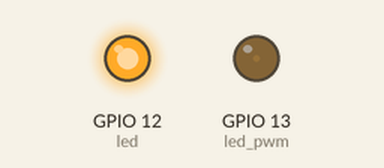
Recording of a program running on a simulated ESP32 board running MicroPython. Parts: output pins drawn as LEDs (lit = HIGH).

Above: at 0.05 s.
At 1.05 s:
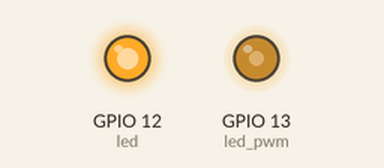
At 2.05 s:
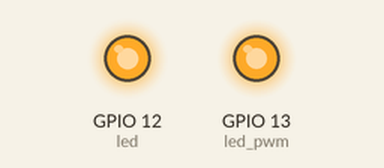
At 4.1 s:
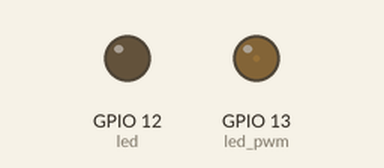
Timing chart, 0 to 5.4 s (numbered marks = the images above):
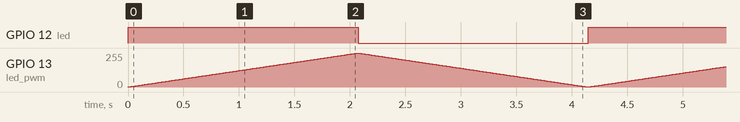

The program:

practice11-00.py
```python
from machine import Pin, PWM
import time

# GPIOピンの番号を指定（例: 13番ピン）
pwm_pin = 13
led_pin = 12

# Pinオブジェクトを作成
led_pwm = Pin(pwm_pin, Pin.OUT)
led = Pin(led_pin, Pin.OUT)


# PWMオブジェクトを作成
pwm = PWM(led_pwm)

# PWMの周波数を設定（例: 500Hz）
pwm.freq(50)

# 明るさを徐々に変更するループ
while True:
    # LEDを徐々に明るくする
    led.on()
    for duty in range(0, 1024):
        pwm.duty(duty)
        time.sleep(0.002)
    # LEDを徐々に暗くする
    led.off()
    for duty in range(1023, -1, -1):
        pwm.duty(duty)
        time.sleep(0.002)
```

Measured:
- by itself, GPIO 12 (led): alternates HIGH for 2.1 s and LOW for 2.1 s
